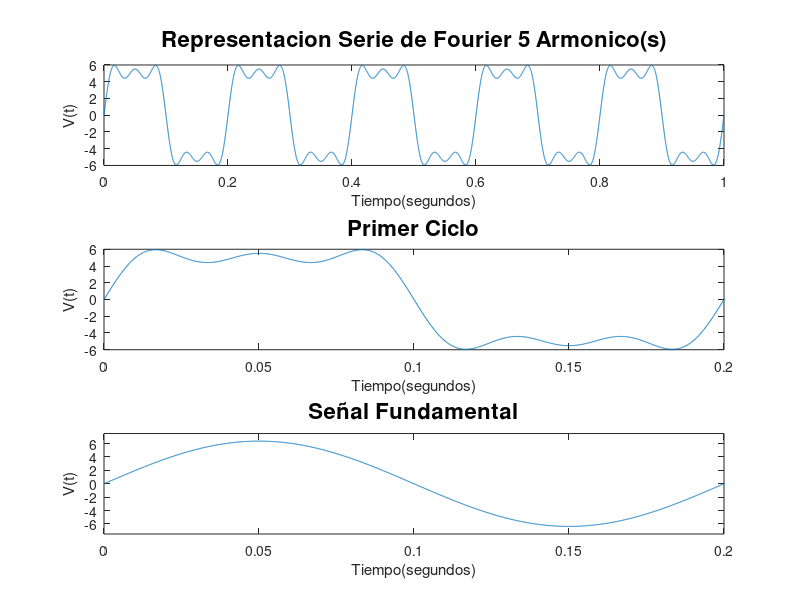

Reproduce this figure in MATLAB.

%Este script es usado para realizar la representacion de la serie de fourier para una señal cuadrada
%La señal empieza en el tiempo=0 y tiene una amplitud de 1V, y una frecuencia fundamental radial w=2*pi*f
%Sumatorioa de los terminos de la representacion de fourier o multiplos de la frecuencia fundamental 
%para una señal cuadrada perfecta, el numero del armonico deberia de tender a infinito, pero para su representacion
%se puede expresar hasta aproximadamente 10000 armonicos de la señal. 
close all
clear all
clc
disp ("--------------------------------------------------------------------------------------")
disp ("Serie de Fourier (Armonicos)...\nInformacion:\nEsta serie ha sido calculada para generar una señal de la forma cuadrada\nLa señal comienza en tiempo = 0seg y terminara en un tiempo que depende del numero de ciclos, tendra una amplitud definida en la entrada\nTambien tendremos una frecuancia angular que depende de la entrada\nel numero de la variable Armonicos, realizara la sumatoria de los terminos de fourier")
disp ("--------------------------------------------------------------------------------------")
Vp= input("Opcional:\nPuede utilizar notacion cientifica(3e9)\nIngrese el Voltaje Pico de la funcion a generar... \n");
N = input("Ingrese el numero de armonicos a generar... \n");
frecuencia = input("Valor de la Frecuencia (Hz)\n");
W1 = 2*pi*frecuencia; %Frecuencia fundamental para la funcion
periodo = 1/frecuencia; %Periodo de la funcion fundamental 
ciclosAVer = input("Numero de ciclos a visualizar en el plot\n");
nperiodos=periodo*ciclosAVer;%numero de periodos que se quieren ver
t = 0:periodo/2048:nperiodos; % Definicion del tiempo para la representacion desde 0 hasta nperiodos con un paso de periodo/2048 para una buena visualizacion
f = zeros(1,length(t)); % Inicializacion de la funcion
f2 = zeros(1,length(t)); % Inicializacion de la funcion
f3 = zeros(1,length(t)); % Inicializacion de la funcion
for n = 1:2:N % Loop para calcular la sumatoria     
    %bn = (4)/(pi*n);  Este es el coeficiente de la serie de fourier calculado a mano.
    bn = ((-2*(-1)^n) + cos(2*pi*n) + 1)/(pi*n); %
    f = f+ bn*Vp*sin(W1*n*t); % Agrega los N terminos a la funcion fundamental 
    f2 = f2+ bn*Vp*sin(W1*n*t); % Agrega los N terminos a la funcion fundamental
end
b1= (4)/(pi); %Coeficinente del primer armonico para graficar la funcion fundamental.
f3 = f3 + b1*Vp*sin(W1*1*t); % Agrega a la funcion  la señal fundamental.
% Ploteando las señales 
subplot(3,1,1)
plot(t,f)
axis([0 nperiodos (-Vp*0.2+-Vp) (Vp*0.2+Vp)])
title(['Representacion Serie de Fourier ' num2str(N) ' Armonico(s)'],'FontSize',16)
xlabel('Tiempo(segundos)')
ylabel('V(t)')
subplot(3,1,2)
plot(t,f2)
axis([0 periodo (-Vp*0.2+-Vp) (Vp*0.2+Vp)])
title(['Primer Ciclo'],'FontSize',16)
xlabel('Tiempo(segundos)')
ylabel('V(t)')
subplot(3,1,3)
plot(t,f3)
axis([0 periodo (-Vp*0.5+-Vp) (Vp*0.5+Vp)])
title(['Señal Fundamental'],'FontSize',16)
xlabel('Tiempo(segundos)')
ylabel('V(t)')